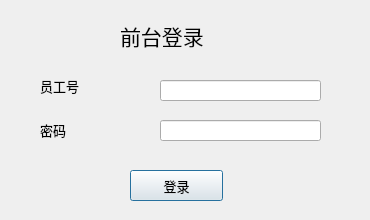
<?xml version="1.0" encoding="UTF-8"?>
<ui version="4.0">
 <class>LoginDialog</class>
 <widget class="QDialog" name="LoginDialog">
  <property name="geometry">
   <rect>
    <x>0</x>
    <y>0</y>
    <width>370</width>
    <height>220</height>
   </rect>
  </property>
  <property name="windowTitle">
   <string>Dialog</string>
  </property>
  <widget class="QPushButton" name="pushButton">
   <property name="geometry">
    <rect>
     <x>130</x>
     <y>170</y>
     <width>93</width>
     <height>31</height>
    </rect>
   </property>
   <property name="font">
    <font>
     <family>方正姚体</family>
     <pointsize>10</pointsize>
    </font>
   </property>
   <property name="text">
    <string>登录</string>
   </property>
  </widget>
  <widget class="QLineEdit" name="usernameline">
   <property name="geometry">
    <rect>
     <x>160</x>
     <y>80</y>
     <width>161</width>
     <height>21</height>
    </rect>
   </property>
  </widget>
  <widget class="QLineEdit" name="passwordline">
   <property name="geometry">
    <rect>
     <x>160</x>
     <y>120</y>
     <width>161</width>
     <height>21</height>
    </rect>
   </property>
  </widget>
  <widget class="QLabel" name="label">
   <property name="geometry">
    <rect>
     <x>40</x>
     <y>70</y>
     <width>91</width>
     <height>31</height>
    </rect>
   </property>
   <property name="font">
    <font>
     <family>方正姚体</family>
     <pointsize>10</pointsize>
    </font>
   </property>
   <property name="text">
    <string>员工号</string>
   </property>
  </widget>
  <widget class="QLabel" name="label_2">
   <property name="geometry">
    <rect>
     <x>40</x>
     <y>114</y>
     <width>72</width>
     <height>31</height>
    </rect>
   </property>
   <property name="font">
    <font>
     <family>方正姚体</family>
     <pointsize>10</pointsize>
    </font>
   </property>
   <property name="text">
    <string>密码</string>
   </property>
  </widget>
  <widget class="QLabel" name="label_3">
   <property name="geometry">
    <rect>
     <x>120</x>
     <y>10</y>
     <width>291</width>
     <height>51</height>
    </rect>
   </property>
   <property name="font">
    <font>
     <family>方正姚体</family>
     <pointsize>16</pointsize>
    </font>
   </property>
   <property name="text">
    <string>前台登录</string>
   </property>
  </widget>
 </widget>
 <resources/>
 <connections/>
</ui>
